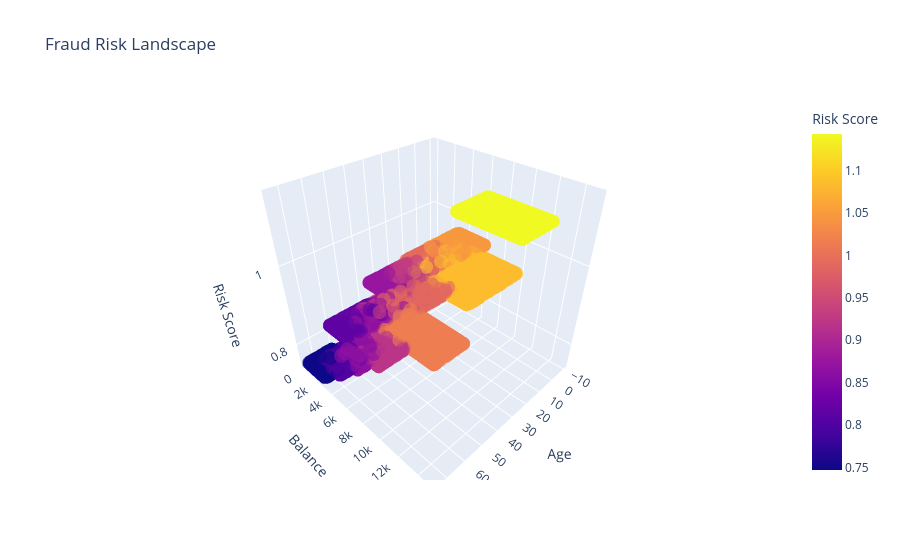

Notebook source saved alongside this figure:
### Code cell
bins = [0,2500, 5000, 7500, 10000, 15000]
labels = ['$0-2.5k', '$2.5-5k', '$5-7.5k', '$7.5-10k', '$10-15k']

age_bins = [17, 35, 60, 75]
age_labels = ['Young Adult', 'Middle Aged', 'Senior']

#BINNING DEBT BY FRAUD 
all_df["amount_bracket"] = pd.cut(all_df["transaction_amount"], bins=bins, labels=labels)
fraud_rate_map = all_df.groupby('amount_bracket', observed=True)['is_fraud'].mean().round(4)
all_df['amount_bracket_fraud_rate'] = all_df['amount_bracket'].map(fraud_rate_map)

#BINNING AGE BY COL FRAUD 
all_df["age_bracket"] = pd.cut(all_df['age_numeric'], bins= age_bins, labels=age_labels)
fraud_age_map = all_df.groupby('age_bracket', observed=True )['is_fraud'].mean().round(4)
all_df['age_amount_bracket_fraud'] = all_df['age_bracket'].map(fraud_age_map)

#CONVERTING THE MESSY DATA INTO A NUMERIC VALUE
all_df['amount_bracket_fraud_rate'] = pd.to_numeric(all_df['amount_bracket_fraud_rate'], errors='coerce')
all_df['age_amount_bracket_fraud'] = pd.to_numeric(all_df['age_amount_bracket_fraud'], errors='coerce')

#COMBINING THE TWO BINS INTO A NEW COLUMN
all_df["Total_Risk_Score"] = all_df['amount_bracket_fraud_rate'] + all_df['age_amount_bracket_fraud']

#USER INPUT 
user_age = int(input("Please enter your age: "))
user_balance = int(input("Please enter your account balance: "))

#COMPARING THE THE BINS CREATED EARLIER
u_amt_bracket = pd.cut([user_balance], bins=bins, labels=labels)[0]
u_age_bracket = pd.cut([user_age], bins=age_bins, labels=age_labels)[0]

#DETERMINING THE RISK PROFILE FOR THE USER
if pd.notna(u_amt_bracket) and pd.notna(u_age_bracket):
    risk_amt = fraud_rate_map[u_amt_bracket]
    risk_age = fraud_age_map[u_age_bracket]

    total_risk = (risk_amt + risk_age).round(4)

    print(f"\n--- Risk Profile ---")
    print(f"Age Group: {u_age_bracket}")
    print(f"Balance Group: {u_amt_bracket}")
    print(f"Combined Risk Score: {total_risk:.4%}")
    fig = px.scatter_3d(
            all_df, 
            x='age_numeric', 
            y='transaction_amount', 
            z='Total_Risk_Score',
            color='Total_Risk_Score',
            title="Fraud Risk Landscape",
            labels={'age_numeric': 'Age', 'transaction_amount': 'Balance', 'Total_Risk_Score': 'Risk Score'},
            opacity=0.6)
    fig.show() 
else:
    print("\nError: Age or Balance falls outside of defined brackets.")

### Figure 1 — Plotly figure (JSON) as saved in the notebook; plotly's stock layout.template omitted (floating-point values rounded to 4 significant figures; data arrays with more than 128 entries replaced by an {"elided": "..."} marker saying what was removed)
{"data": [{"hovertemplate": "Age=%{x}<br>Balance=%{y}<br>Risk Score=%{marker.color}<extra></extra>", "legendgroup": "", "marker": {"color": {"elided": "32300 float values"}, "coloraxis": "coloraxis", "opacity": 0.6, "symbol": "circle"}, "mode": "markers", "name": "", "scene": "scene", "showlegend": false, "type": "scatter3d", "x": {"elided": "32300 float values"}, "y": {"elided": "32300 float values"}, "z": {"elided": "32300 float values"}}], "layout": {"coloraxis": {"colorbar": {"title": {"text": "Risk Score"}}, "colorscale": [[0, "#0d0887"], [0.1111, "#46039f"], [0.2222, "#7201a8"], [0.3333, "#9c179e"], [0.4444, "#bd3786"], [0.5556, "#d8576b"], [0.6667, "#ed7953"], [0.7778, "#fb9f3a"], [0.8889, "#fdca26"], [1, "#f0f921"]]}, "legend": {"tracegroupgap": 0}, "scene": {"domain": {"x": [0, 1], "y": [0, 1]}, "xaxis": {"title": {"text": "Age"}}, "yaxis": {"title": {"text": "Balance"}}, "zaxis": {"title": {"text": "Risk Score"}}}, "title": {"text": "Fraud Risk Landscape"}}}
